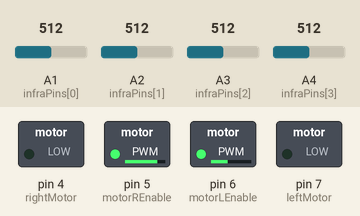
Simulated run of this sketch. Board: Arduino Uno, built with avr-gcc and run on an emulated ATmega328P. Parts: switched loads named in the sketch (green lamp = pin HIGH). Inputs (shaded band) come from the test bench; at power-on: A1 (infraPins[0]) = 512, A2 (infraPins[1]) = 512, A3 (infraPins[2]) = 512, A4 (infraPins[3]) = 512. What the sketch prints to the serial monitor is not drawn.

Above: at 0.1 s.
Timing chart, 0 to 1.6 s (numbered marks = the images above):
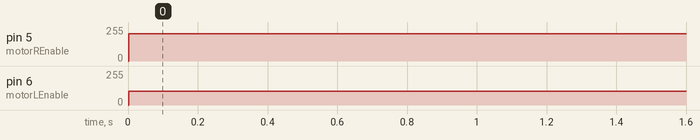

Measured:
- by itself, pin 5 (motorREnable): 0/255 → 205/255 at 0.00 s
- by itself, pin 6 (motorLEnable): 0/255 → 105/255 at 0.00 s

The sketch:

func2_OpticalSensor.ino
```cpp
#define MAXSPEED 255
#define threshold 600


const int motorLEnable = 6;
const int motorREnable = 5;
const int rightMotor = 4;
const int leftMotor = 7;

int infraPins[4] = {A1,A2,A3,A4};
int infraSensorAnalog[4] = {0,0,0,0};
int infraSensorDigital[4] = {0,0,0,0};// sensor limit
//int limit = 150;

// binary representation of sensors
int infraSensors = B0000;

// detecting line
int count =0;

// a score to determine deviation from the line [+180 ; 0]. Negative means the robot is left of the line.
int angle = 0;

//  store the last value of error
int lastAngle = 0;
//correctipon to speed
int speedcheck=0;


// lap counter
int lap =0;

// set max speed for PWM
int maxSpeed = 250;

// variables to keep track of current speed of motors
int motorSpeed = 0;
void setup() {

  // initialize serial communications at 9600 bps:
  Serial.begin(9600);
  /* Set-up IR sensor pins as input */
  pinMode(infraPins[1], INPUT);
  pinMode(infraPins[2], INPUT);
  pinMode(infraPins[3], INPUT);
  pinMode(infraPins[4], INPUT);


   /* Set up motor controll pins as output */

  pinMode(motorLEnable,OUTPUT);
  pinMode(motorREnable,OUTPUT);
  pinMode(rightMotor,OUTPUT);
  pinMode(leftMotor,OUTPUT);


}

void loop() {
scan();

updateDirection();

drive();

delay(100);

}
void scan() {

  count = 0;

  infraSensors = B0000;

  for (int i = 0; i < 4; i++) {
    infraSensorAnalog[i] = analogRead(infraPins[i]);

    if (infraSensorAnalog[i] > 350 && infraSensorAnalog[i] < 950) {
        infraSensorDigital[i] = 1;
    }
    else {infraSensorDigital[i] = 0;}
    Serial.print(infraSensorAnalog[i]);
    Serial.print("|");
    count += infraSensorDigital[i];
    int b = 3-i;
    infraSensors = infraSensors + (infraSensorDigital[i]<<b);
    }
     Serial.println("**");
}

/*For sharp turns (when the robot “loses” the line temporarily) the robot checks the last reading of the sensors, before it lost the line
*/


void updateDirection() {

  lastAngle = angle;
  speedcheck=0;

  switch (infraSensors) {

    case B0000:
       if (lastAngle < 90) { angle = 0;}
       else if (lastAngle > 90) {angle = 180;}
       break;

     //count=1

     case B1000: // leftmost sensor on the line- SHARP LEFT
       angle = 180;
       speedcheck=-200;
       break;

     case B0100:
       angle = 135;
       speedcheck=-100;
       break;

     case B0010:
       angle = 45;
       speedcheck=-100;
       break;

     case B0001:
       angle = 0;
       speedcheck=-200;
       break;

     //count=2

     case B0110:
       angle = 90;
       speedcheck=0;
       break;

     case B1100:
       angle = 180;
       speedcheck=-100;
       break;

      case B0011:
       angle = 0;
       speedcheck=-100;
       break;

 default:
     angle = lastAngle;
     speedcheck=0;
  }
}
void drive() {
  //motorSpeed=MAXSPEED+speedcheck;

  if(angle==90){
     digitalWrite(rightMotor, LOW );
     digitalWrite(leftMotor, LOW);
     analogWrite(motorLEnable, MAXSPEED);
     analogWrite(motorREnable, MAXSPEED);

    }
  if(angle==0){
    digitalWrite(rightMotor, LOW );
    digitalWrite(leftMotor, LOW);
     analogWrite(motorLEnable, MAXSPEED-150);
     analogWrite(motorREnable, MAXSPEED-50);

    }
   if(angle==45){
    digitalWrite(rightMotor, LOW);
     digitalWrite(leftMotor, LOW);
     analogWrite(motorLEnable, MAXSPEED-10);
     analogWrite(motorREnable, MAXSPEED-60);

    }
  if(angle==135){
    digitalWrite(rightMotor, LOW);
     digitalWrite(leftMotor, LOW);
     analogWrite(motorLEnable, MAXSPEED-60);
     analogWrite(motorREnable, MAXSPEED-10);

    }
  if(angle==180){
    digitalWrite(leftMotor, LOW);
    digitalWrite(rightMotor, LOW);
     analogWrite(motorLEnable, MAXSPEED-50);
     analogWrite(motorREnable, MAXSPEED-150);


    }


}
```
